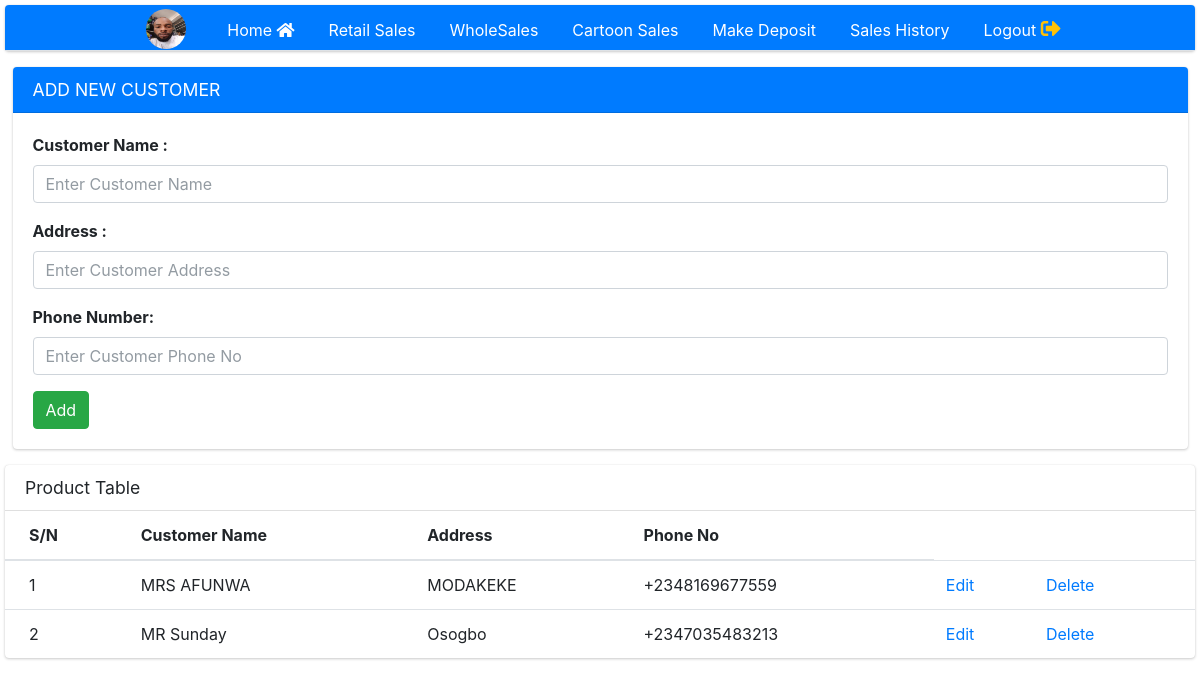
Screenshot of /staff/add_new_customer.php (signed in) with the database file from the repository.
### tables this page shows
CREATE TABLE `registered` (
  `id` int(11) NOT NULL AUTO_INCREMENT,
  `firstname` varchar(255) NOT NULL,
  `lastname` varchar(255) NOT NULL,
  `username` varchar(255) NOT NULL,
  `password` varchar(255) NOT NULL,
  `role` varchar(10) NOT NULL,
  `passport` varchar(255) NOT NULL,
  `status` varchar(10) NOT NULL,
  `date_registered` timestamp NOT NULL DEFAULT current_timestamp(),
  PRIMARY KEY (`id`)
);

CREATE TABLE `customer` (
  `id` int(11) NOT NULL AUTO_INCREMENT,
  `customer_name` varchar(255) NOT NULL,
  `address` varchar(255) NOT NULL,
  `phone_no` varchar(255) NOT NULL,
  PRIMARY KEY (`id`)
);

### staff/add_new_customer.php (the view, shortened to what this page needs)
<?php
include "includes/header.php";
include "includes/navbar.php";
?>
<section class="content">
  <div class="container-fluid">
    <div class="row">
      <div class="col-md-12">
        <div class="card card-primary">
          <div class="card-header">
            <h3 class="card-title">ADD NEW CUSTOMER</h3>
          </div>
          <form action="" method="post" class="form-horizontal">
          <div class="card-body">
                    <div class="form-group">
                      <label class="control-label">Customer Name :</label>
                      <div class="controls">
                        <input type="text" class="form-control" name="customername" placeholder="Enter Customer Name" Required />
                      </div>
                    </div>
                    <div class="form-group">
                      <label class="control-label">Address :</label>
                      <div class="controls">
                        <input type="text" class="form-control" name="address" placeholder="Enter Customer Address" Required />
                      </div>
                    </div>
                    <div class="form-group">
                      <label class="control-label">Phone Number:</label>
                      <div class="controls">
                        <input type="text" class="form-control" name="phone_no" placeholder="Enter Customer Phone No" Required />
                      </div>
                    </div>
                    <div class="form-actions">
                      <input type="submit" name="add" class="btn btn-success" value="Add">
                    </div>
                  </form>
 </div>
    </div>
</section>
<div class="row">
  <div class="col-12">
    <div class="card">
      <div class="card-header">
        <h3 class="card-title">Product Table</h3>
      </div>
      <div class="card-body table-responsive p-0">
        <table class="table table-hover text-nowrap">
              <thead>
                <tr>
                  <th>S/N</th>
                  <th>Customer Name</th>
                  <th>Address</th>
                  <th>Phone No</th>
                </tr>
              </thead>
              <tbody>
                <?php
                $user = new Model();
                  $select = $user->showCustomer();
                 while ($row = mysqli_fetch_array($select)){?>
                 <tr>
                  <td><?php echo ++$id ?></td>
                  <td><?php echo $row['customer_name'] ?></td>
                  <td><?php echo $row['address'] ?></td>
                  <td><?php echo $row['phone_no'] ?></td>
                  <td><a href="edit_customer.php?id=<?php echo $row['id'] ?>">Edit</a></td>
                  <td><a href="add_new_customer.php?id=<?php echo $row['id'] ?>">Delete</a></td>
                  </tr>
              <?php }
                ?>
              </tbody>
            </table>
          </div>
        </div>
            </div>
          </div>
<?php
include "includes/footer.php";
?>

### staff/includes/navbar.php (shortened to what this page needs)
<div class="card card-primary card-tabs">
  <div class="card-header p-0 pt-1">
    <ul class="nav nav-tabs justify-content-center" role="tablist">
    <li class="nav-item px-4">
        <a class="nav-brand"><img src="<?php $mod = new Model;
      $mod->displayPassport(); ?>" class="rounded-circle" height='40' width="40"></a>
      </li>
      <li class="nav-item">
        <a class="nav-link <?php if ($_SERVER['PHP_SELF'] == '/emma_auto_investment/staff/dashboard.php') {
                              echo "active";
                            } ?>" href="dashboard.php" role="tab">Home <i class="fa fa-home"></i></a>
      </li>
      <li class="nav-item">
        <a class="nav-link <?php if ($_SERVER['PHP_SELF'] == '/emma_auto_investment/staff/retail.php') {
                              echo "active";
                            } ?>" href="retail.php" role="tab">Retail Sales</a>
      </li>
      <li class="nav-item">
        <a class="nav-link <?php if ($_SERVER['PHP_SELF'] == '/emma_auto_investment/staff/wholesales.php') {
                              echo "active";
                            } ?>" href="wholesales.php" role="tab">WholeSales</a>
      </li>
      <li class="nav-item">
        <a class="nav-link <?php if ($_SERVER['PHP_SELF'] == '/emma_auto_investment/staff/cartoon.php') {
                              echo "active";
                            } ?>" href="cartoon.php" role="tab">Cartoon Sales</a>
      </li>
      <li class="nav-item">
          <a class="nav-link <?php if ($_SERVER['PHP_SELF'] == '/emma_auto_investment/staff/deposit.php') {
                                echo "active";
                              } ?>" href="deposit.php" role="tab">Make Deposit</a>
        </li>
      <li class="nav-item">
        <a class="nav-link <?php if ($_SERVER['PHP_SELF'] == '/emma_auto_investment/staff/sales_history.php') {
                              echo "active";
                            } ?>" href="sales_history.php" role="tab">Sales History</a>
      </li>
      <li class="nav-item" style="float:right">
        <a class="nav-link" href="staff_logout.php" role="tab"> Logout <i class="text-warning text-lg fa fa-sign-out-alt"></i></a>
      </li>
  </div>
</div>
</div>

### assets/css/watermark.css (style rules this page uses)
body { margin: 5px; }

### rows the page displays
registered: passport (picture)
customer: customer_name "MRS AFUNWA", address "MODAKEKE", phone_no "+2348169677559"
customer: customer_name "MR Sunday", address "Osogbo", phone_no "+2347035483213"
